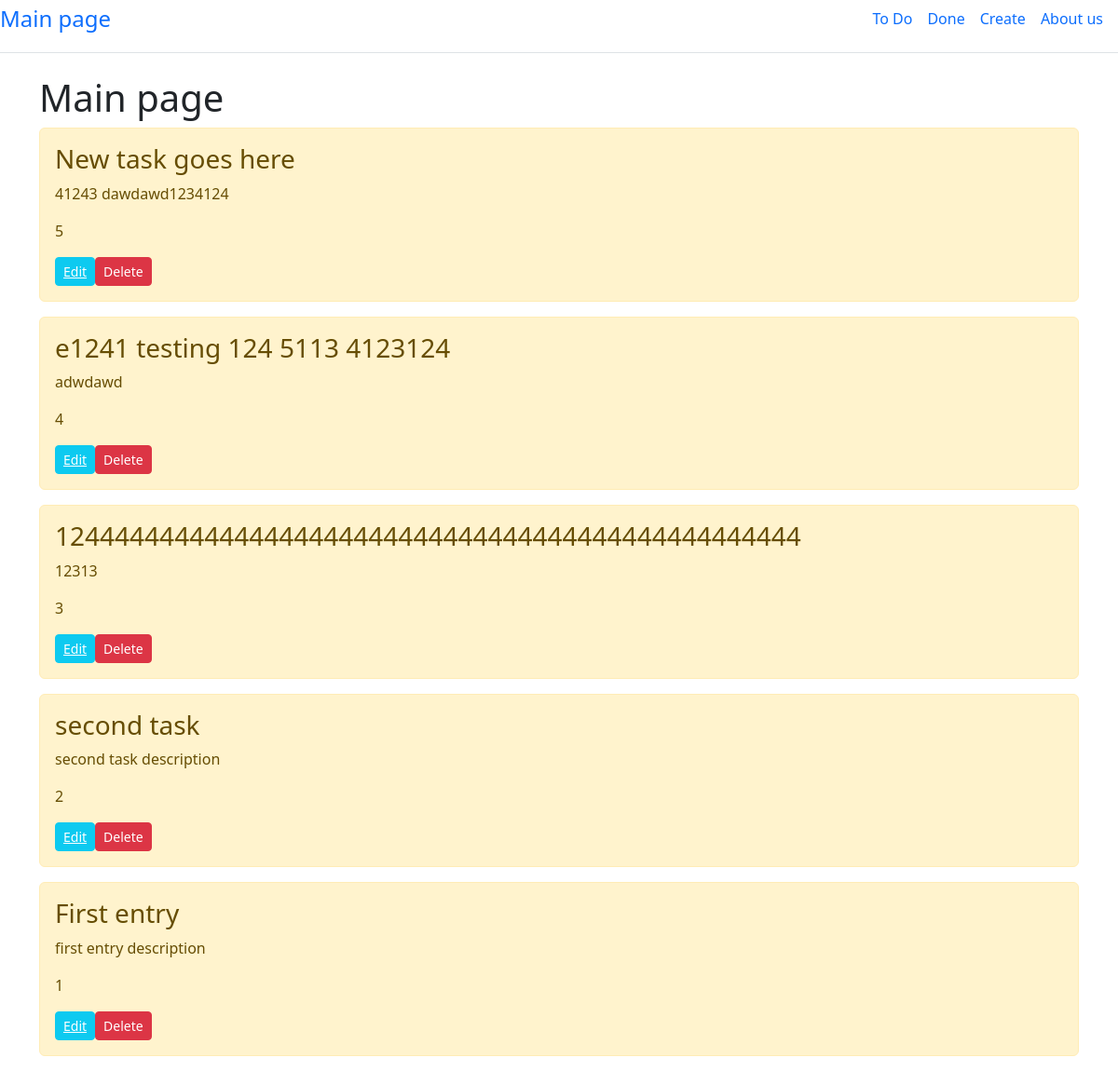
The app's page /, older data.
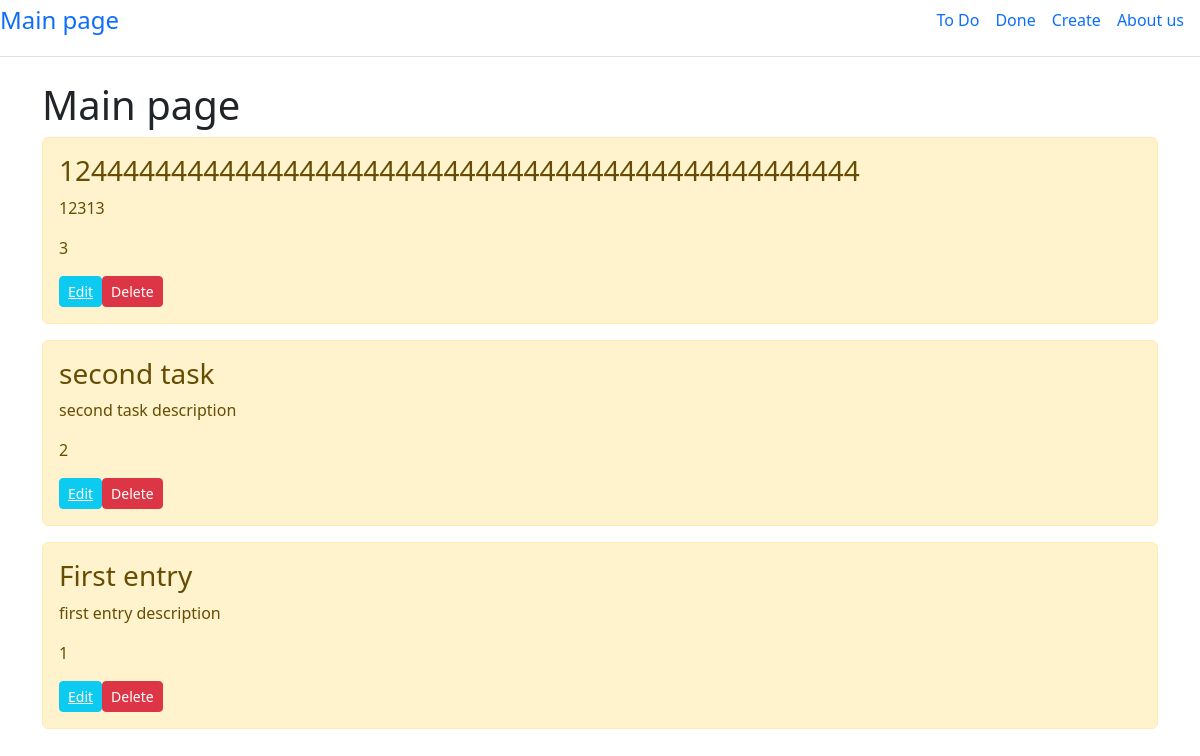
The same page, newer data.
### main/models.py (models this page shows, shortened)
class Task(models.Model):
    title = models.CharField('Name', max_length=50)
    task = models.TextField('Description')
    task_status = models.BooleanField('Done', default=False)
    done_date = models.DateField('Done on', default=timezone.now)

### main/views.py (the view)
# urls.py: path('', views.index, name='home'),
def index(request):
    tasks = Task.objects.filter(task_status=False).order_by('-id')
    return render(request, 'main/index.html', {'title': "To Do List", 'tasks': tasks})

### main/templates/main/index.html (shortened to what this page needs)
{% extends 'main/base.html'%}
{% block content %}
    <h1>Main page</h1>
    {% if tasks %}
        {% for el in tasks %}
            <div class="alert alert-warning mt-2">
            <h3>{{el.title}}</h3>
            <p>{{el.task}}</p>
            <p>{{el.id}}</p>
              <div class="btn-wrapper text-center d-flex">
                <button type="button" class="btn btn-info btn-sm">
                 <a href="{%url 'edit' el.id%}" style="color:white"> Edit</a>
                </button>
                 <form action="{%url 'delete' el.id%}" method="POST">
                   <button class='btn btn-danger btn-sm' type="submit" value="Delete" onclick="return confirm('You are about to delete this task. Continue?')"> Delete</button>
                 </form>
               </div>
            </div>
        {% endfor %}
    {% else %}
    <p>No entries found</p>
    {% endif %}
{% endblock %}

### main/templates/main/base.html (shortened to what this page needs)
<!DOCTYPE html>
<html lang="en">
<head>
    <link rel="stylesheet" href="https://cdn.jsdelivr.net/npm/bootstrap@5.2.3/dist/css/bootstrap.min.css">
</head>
<body>
    <div class="d-flex flex-column flex-md-row align-items-center pb-3 mb-4 border-bottom">
        <a href="/" class="d-flex align-items-center link-body-emphasis text-decoration-none">
          <span class="fs-4">Main page</span>
        </a>
        <nav class="d-inline-flex mt-2 mt-md-0 ms-md-auto">
          <a class="me-3 py-2 link-body-emphasis text-decoration-none" href="{% url 'home' %}">To Do</a>
          <a class="me-3 py-2 link-body-emphasis text-decoration-none" href="{% url 'done' %}">Done</a>
          <a class="me-3 py-2 link-body-emphasis text-decoration-none" href="{% url 'create' %}">Create</a>
          <a class="me-3 py-2 link-body-emphasis text-decoration-none" href="{% url 'about' %}">About us</a>
        </nav>
      </div>
    <div class="container">
        {% block content %}{% endblock %}
    </div>
</body>
</html>

Row changes from the older to the newer data that the page shows:
removed Task: title "New task goes here", task "41243 dawdawd1234124", id "5"
removed Task: title "e1241 testing 124 5113 4123124", task "adwdawd", id "4"
